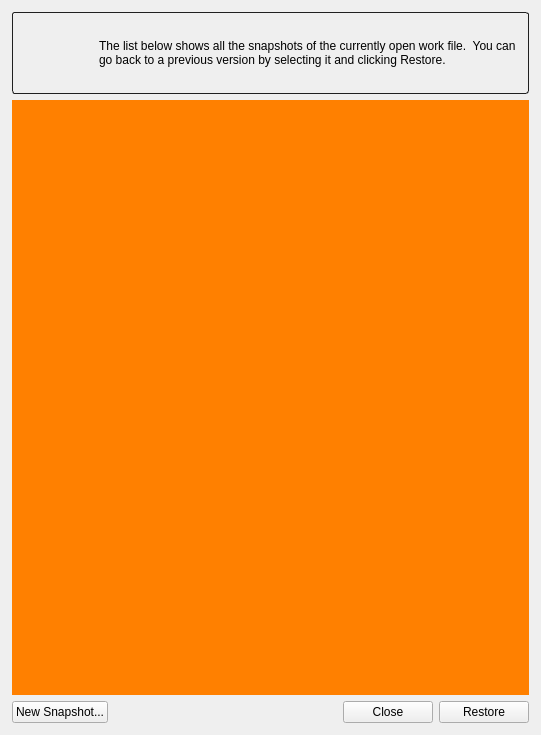
<?xml version="1.0" encoding="UTF-8"?>
<ui version="4.0">
 <class>SnapshotHistoryForm</class>
 <widget class="QWidget" name="SnapshotHistoryForm">
  <property name="geometry">
   <rect>
    <x>0</x>
    <y>0</y>
    <width>541</width>
    <height>735</height>
   </rect>
  </property>
  <property name="windowTitle">
   <string>Form</string>
  </property>
  <layout class="QVBoxLayout" name="verticalLayout" stretch="0,1,0">
   <property name="spacing">
    <number>-1</number>
   </property>
   <property name="margin">
    <number>12</number>
   </property>
   <item>
    <widget class="QFrame" name="header_frame">
     <property name="styleSheet">
      <string notr="true">#header_frame {
border-style: solid;
border-radius: 3;
border-width: 1;
border-color: rgb(32,32,32);
}</string>
     </property>
     <property name="frameShape">
      <enum>QFrame::StyledPanel</enum>
     </property>
     <property name="frameShadow">
      <enum>QFrame::Raised</enum>
     </property>
     <layout class="QHBoxLayout" name="horizontalLayout_3">
      <property name="margin">
       <number>0</number>
      </property>
      <item>
       <widget class="QLabel" name="label_3">
        <property name="minimumSize">
         <size>
          <width>80</width>
          <height>80</height>
         </size>
        </property>
        <property name="maximumSize">
         <size>
          <width>80</width>
          <height>80</height>
         </size>
        </property>
        <property name="text">
         <string/>
        </property>
        <property name="pixmap">
         <pixmap resource="resources.qrc">:/res/clock.png</pixmap>
        </property>
        <property name="scaledContents">
         <bool>true</bool>
        </property>
       </widget>
      </item>
      <item>
       <widget class="QLabel" name="label">
        <property name="text">
         <string>The list below shows all the snapshots of the currently open work file.  You can go back to a previous version by selecting it and clicking Restore.</string>
        </property>
        <property name="wordWrap">
         <bool>true</bool>
        </property>
       </widget>
      </item>
     </layout>
    </widget>
   </item>
   <item>
    <layout class="QHBoxLayout" name="horizontalLayout">
     <item>
      <widget class="SnapshotListView" name="snapshot_list" native="true">
       <property name="styleSheet">
        <string notr="true">#snapshot_list {
background-color: rgb(255, 128, 0);
}</string>
       </property>
      </widget>
     </item>
    </layout>
   </item>
   <item>
    <layout class="QHBoxLayout" name="horizontalLayout_2">
     <item>
      <widget class="QPushButton" name="snapshot_btn">
       <property name="text">
        <string>New Snapshot...</string>
       </property>
      </widget>
     </item>
     <item>
      <spacer name="horizontalSpacer">
       <property name="orientation">
        <enum>Qt::Horizontal</enum>
       </property>
       <property name="sizeHint" stdset="0">
        <size>
         <width>40</width>
         <height>20</height>
        </size>
       </property>
      </spacer>
     </item>
     <item>
      <widget class="QPushButton" name="close_btn">
       <property name="minimumSize">
        <size>
         <width>90</width>
         <height>0</height>
        </size>
       </property>
       <property name="text">
        <string>Close</string>
       </property>
      </widget>
     </item>
     <item>
      <widget class="QPushButton" name="restore_btn">
       <property name="minimumSize">
        <size>
         <width>90</width>
         <height>0</height>
        </size>
       </property>
       <property name="text">
        <string>Restore</string>
       </property>
      </widget>
     </item>
    </layout>
   </item>
  </layout>
 </widget>
 <customwidgets>
  <customwidget>
   <class>SnapshotListView</class>
   <extends>QWidget</extends>
   <header>..snapshot_list_view</header>
   <container>1</container>
  </customwidget>
 </customwidgets>
 <resources>
  <include location="resources.qrc"/>
 </resources>
 <connections>
  <connection>
   <sender>close_btn</sender>
   <signal>clicked()</signal>
   <receiver>SnapshotHistoryForm</receiver>
   <slot>close()</slot>
   <hints>
    <hint type="sourcelabel">
     <x>227</x>
     <y>402</y>
    </hint>
    <hint type="destinationlabel">
     <x>329</x>
     <y>377</y>
    </hint>
   </hints>
  </connection>
 </connections>
</ui>
